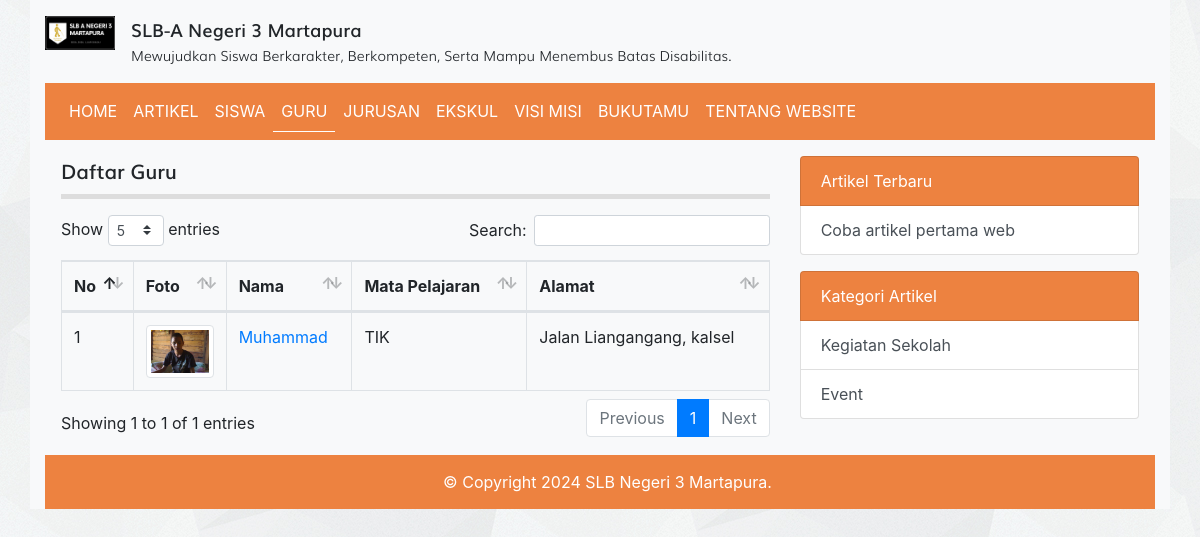
Screenshot of /guru.php with the database file from the repository.
### tables this page shows
CREATE TABLE `tbl_guru` (
  `id` int(11) NOT NULL AUTO_INCREMENT,
  `nama` varchar(100) DEFAULT NULL,
  `nip` int(10) DEFAULT NULL,
  `jenis_kelamin` enum('L','P') DEFAULT NULL,
  `no_hp` varchar(12) DEFAULT NULL,
  `tempat_lahir` varchar(50) DEFAULT NULL,
  `tanggal_lahir` date DEFAULT NULL,
  `mata_pelajaran` varchar(50) DEFAULT NULL,
  `alamat` varchar(100) DEFAULT NULL,
  `foto` varchar(100) DEFAULT NULL,
  PRIMARY KEY (`id`)
);

CREATE TABLE `tbl_artikel` (
  `id` int(11) NOT NULL AUTO_INCREMENT,
  `judul` varchar(255) DEFAULT NULL,
  `isi` text DEFAULT NULL,
  `tanggal` date DEFAULT NULL,
  `foto` varchar(100) DEFAULT NULL,
  `id_kategori` int(11) DEFAULT NULL,
  PRIMARY KEY (`id`),
  KEY `id_kategori` (`id_kategori`),
  CONSTRAINT `tbl_artikel_ibfk_1` FOREIGN KEY (`id_kategori`) REFERENCES `tbl_kategori_artikel` (`id`) ON DELETE SET NULL ON UPDATE CASCADE
);

CREATE TABLE `tbl_kategori_artikel` (
  `id` int(11) NOT NULL AUTO_INCREMENT,
  `nama_kategori` varchar(30) DEFAULT NULL,
  PRIMARY KEY (`id`)
);

### guru.php (the view, shortened to what this page needs)
<?php
require_once 'koneksi.php';
$query = mysqli_query($koneksi, "SELECT id, nama, alamat, foto, no_hp, mata_pelajaran FROM tbl_guru");
$no = 1;
?>
<!DOCTYPE html>
<html>
<head>
	<link rel="stylesheet" href="resources/datatables/datatables.min.css">
	<link rel="stylesheet" href="resources/fonts/stylesheet.css">
	<link rel="stylesheet" href="resources/css/bootstrap.min.css">
	<link rel="stylesheet" href="resources/css/style.css">
</head>
<body>
	<div class="container bg-light">
		<?php require_once 'topbar.php'; ?>
	</div>
	<?php require_once 'navbar.php'; ?>
	<div class="row p-3">
		<div class="col-md-8">
			<div class="title mb-3">
				Daftar Guru
			</div>
			<table id="table_id" class="dataTable table table-bordered">
				<thead>
					<tr>
						<th>No</th>
						<th width="50px">Foto</th>
						<th>Nama</th>
						<th>Mata Pelajaran</th>
						<th>Alamat</th>
					</tr>
				</thead>
				<tbody>
					<?php while ($row = mysqli_fetch_assoc($query)) : ?>
						<tr>
							<td><?= $no++ ?></td>
							<td><img src="images/guru/<?= $row['foto'] ?>" alt="" width="100%" class="img-thumbnail"></td>
							<td><a href="detail_guru.php?id=<?= $row['id'] ?>"><?= $row['nama'] ?></a></td>
							<td><?= $row['mata_pelajaran'] ?></td>
							<td><?= $row['alamat'] ?></td>
						</tr>
					<?php endwhile; ?>
				</tbody>
			</table>
		</div>
		<?php require 'sidebar.php'; ?>
	</div>
	<div class="text-white footer">
		<?php echo "&copy; Copyright " . date("Y") . " SLB Negeri 3 Martapura."; ?>
	</div>
	</div>
</body>
</html>

### sidebar.php
<?php
$query_artikel_terbaru = mysqli_query($koneksi, "SELECT * FROM tbl_artikel ORDER BY tanggal ASC LIMIT 4");
$query_kategori_artikel= mysqli_query($koneksi, "SELECT * FROM tbl_kategori_artikel LIMIT 4");
?>
<div class="col-sm-4">
	<div class="list-group">
		<span class="list-group-item text-white" style="background-color: #ED8240">Artikel Terbaru</span>
		<?php while($artikel_terbaru = mysqli_fetch_assoc($query_artikel_terbaru)) : ?>
			<a href="detail_artikel.php?id=<?= $artikel_terbaru['id'] ?>" class="list-group-item list-group-item-action"><?= $artikel_terbaru['judul'] ?></a>
		<?php endwhile; ?>
	</div>
	<div class="list-group">
		<span class="list-group-item text-white mt-3" style="background-color: #ED8240">Kategori Artikel</span>
		<?php while($kategori_artikel = mysqli_fetch_assoc($query_kategori_artikel)) : ?>
			<a href="kategori.php?id=<?= $kategori_artikel['id'] ?>" class="list-group-item list-group-item-action"><?= $kategori_artikel['nama_kategori'] ?></a>
		<?php endwhile; ?>
	</div>
</div>

### resources/css/style.css (style rules this page uses)
body { background-image: url('../images/bg_all.jpg'); }
.title { font-family: 'mulisemibold'; font-size: 20px; padding-bottom: 7.5px; border-bottom: 5px solid #ddd }
.footer { background-color: #ED8240; padding: 15px 15px 15px 30px; text-align: center; }

### rows the page displays
tbl_guru: foto (picture), nama "Muhammad", mata_pelajaran "TIK", alamat "Jalan Liangangang, kalsel"
tbl_artikel: judul "Coba artikel pertama web"
tbl_kategori_artikel: nama_kategori "Kegiatan Sekolah"
tbl_kategori_artikel: nama_kategori "Event"
